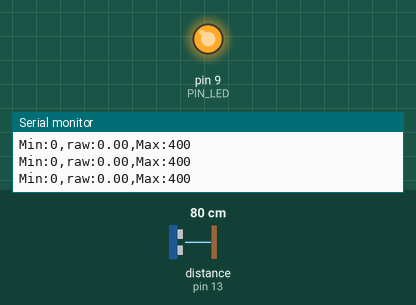
Recording of a sketch running on a simulated Arduino Uno, built with avr-gcc and run on an emulated ATmega328P. Parts: output pins drawn as LEDs (lit = HIGH), the last lines printed to the serial monitor. Wiring (inferred from the names in the program): ultrasonic range finder: trigger pin 12; echo pin 13. The inputs (shaded band) are chosen by the test bench; at power-on: distance to the obstacle (sensor on pin 13) 80 cm. The echo pulse lasts 58.3 µs per cm; pins used as bus, display or sensor lines are not drawn.

Above: at 1.2 s.
1.3 s: distance to the obstacle (sensor on pin 13) set to 4 cm
4.3 s: distance to the obstacle (sensor on pin 13) set to 18 cm
At 4.9 s:
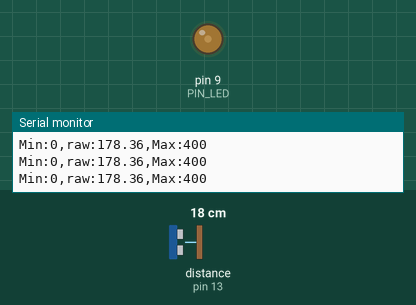
Timing chart, 0 to 7.3 s (numbered marks = the images above; inputs shaded):
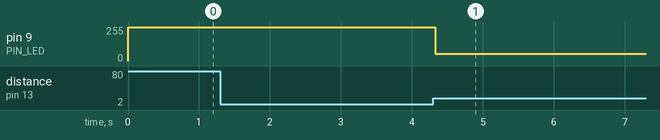

The sketch:

08P20.ino
```cpp
// Arduino pin assignment
#define PIN_LED 9
#define PIN_TRIG 12
#define PIN_ECHO 13

// configurable parameters
#define SND_VEL 346.0 // sound velocity at 24 celsius degree (unit: m/s)
#define INTERVAL 25 // sampling interval (unit: ms)
#define _DIST_MIN 100 // minimum distance to be measured (unit: mm)
#define _DIST_MAX 300 // maximum distance to be measured (unit: mm)

// global variables
float timeout; // unit: us
float dist_min, dist_max, dist_raw; // unit: mm
float scale; // used for pulse duration to distance conversion
float distance_log = 0;

void setup() {
// initialize GPIO pins
  pinMode(PIN_LED,OUTPUT);
  pinMode(PIN_TRIG,OUTPUT);
  digitalWrite(PIN_TRIG, LOW);
  pinMode(PIN_ECHO,INPUT);

// initialize USS related variables
  dist_min = _DIST_MIN;
  dist_max = _DIST_MAX;
  timeout = (INTERVAL / 2) * 1000.0; // precalculate pulseIn() timeout value. (unit: us)
  dist_raw = 0.0; // raw distance output from USS (unit: mm)
  scale = 0.001 * 0.5 * SND_VEL;

// initialize serial port
  Serial.begin(57600);
}

void loop() {
// get a distance reading from the USS
  dist_raw = USS_measure(PIN_TRIG,PIN_ECHO);

// output the read value to the serial port
  Serial.print("Min:0,");
  Serial.print("raw:");
  Serial.print(dist_raw);
  Serial.print(",");
  Serial.println("Max:400");

  analogWrite(PIN_LED, 255 * abs(200 - dist_raw)/100);

// wait until next sampling time.
  delay(INTERVAL);
}

// get a distance reading from USS. return value is in millimeter.
float USS_measure(int TRIG, int ECHO)
{
  float reading;
  digitalWrite(TRIG, HIGH);
  delayMicroseconds(10);
  digitalWrite(TRIG, LOW);
  reading = pulseIn(ECHO, HIGH, timeout) * scale; // unit: mm
  if(reading < dist_min || reading > dist_max) {
    reading = distance_log; // return 0 when out of range.
  }
  else {
    distance_log = reading;
  }
  return reading;
  // Pulse duration to distance conversion example (target distance = 17.3m)
  // - round trip distance: 34.6m
  // - expected pulse duration: 0.1 sec, or 100,000us
  // - pulseIn(ECHO, HIGH, timeout) * 0.001 * 0.5 * SND_VEL
  //           = 100,000 micro*sec * 0.001 milli/micro * 0.5 * 346 meter/sec
  //           = 100,000 * 0.001 * 0.5 * 346 * micro * sec * milli * meter
  //                                           ----------------------------
  //                                           micro * sec
  //           = 100 * 173 milli*meter = 17,300 mm = 17.3m
  // pulseIn() returns microseconds.
}
```

Measured:
- after the input at 4.3 s, pin 9 (PIN_LED): 255/255 → 55/255 at once
